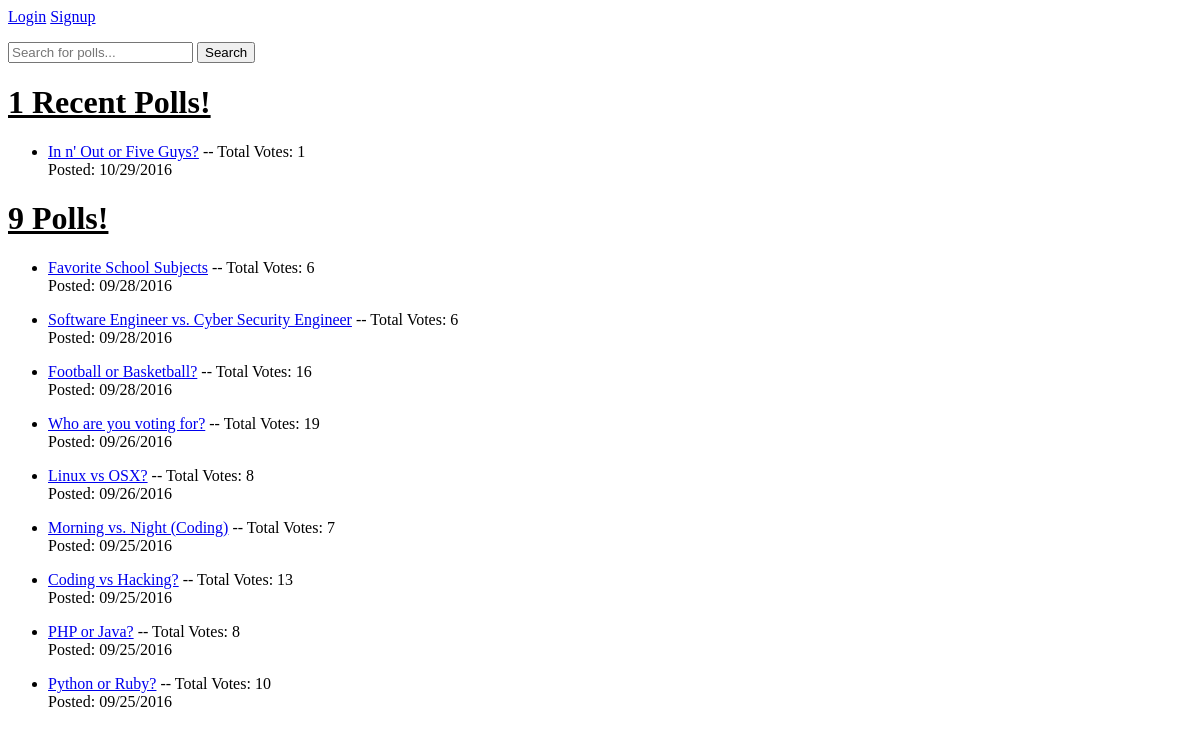
Before: /polls/ with the older database file.
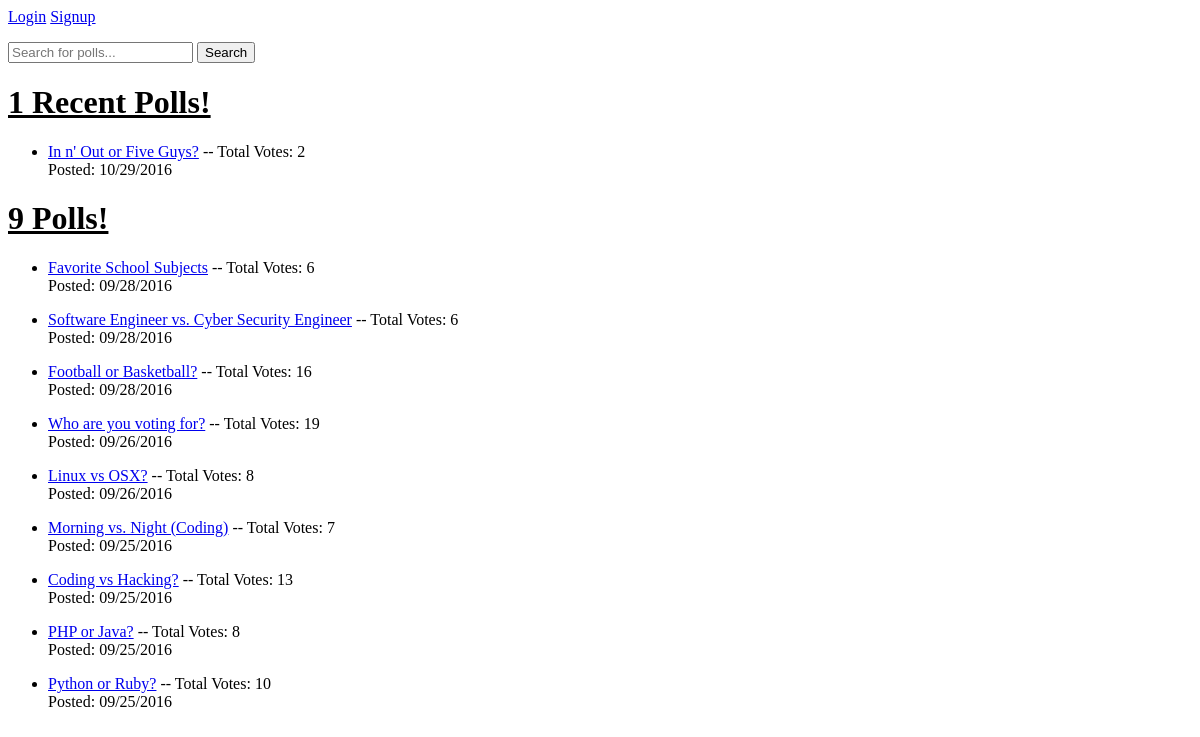
After: the same page with the newer database file.
### polls/models.py (models this page shows, shortened)
class Question(models.Model):
	question_text = models.CharField(max_length=200)
	pub_date = models.DateTimeField('date published')
	def was_published_recently(self):
		return self.pub_date >= timezone.now() - timedelta(days=1)
	def total_votes(q):
		if q.choice_set.count() == 2:
			c1 = q.choice_set.first()
			c2 = q.choice_set.last()
			calculate_votes = c1.votes + c2.votes
		elif q.choice_set.count() == 3:
			c1 = q.choice_set.all()[0]
			c2 = q.choice_set.all()[1]
			c3 = q.choice_set.all()[2]
			calculate_votes = c1.votes + c2.votes + c3.votes
		else:
			error = 'None'
			return error
		return calculate_votes
	def post_date(q):
		return q.pub_date.strftime("%m/%d/%Y")

class Choice(models.Model):
	question = models.ForeignKey(Question, on_delete=models.CASCADE)
	choice_text = models.CharField(max_length=200)
	votes = models.IntegerField(default=0)

### polls/views.py (the view)
def index(request):
    recent_q = Question.objects.filter(pub_date__range=(datetime.now()
        - timedelta(hours=48),datetime.now())).order_by('-pub_date')
    questioned = Question.objects.order_by('-pub_date')[recent_q.count():15]
    context = {'questioned': questioned,
                'recent_q': recent_q}
    return render(request, 'polls/index.html', context)

### polls/templates/polls/index.html
{% if user.is_active %}
	{{ user.email }}
	<a href="{% url 'polls:logout' %}">Logout</a><p>
{% else %}
	<a href="{% url 'polls:login' %}">Login</a>
	<a href="{% url 'polls:signup' %}">Signup</a><p>
{% endif %}
<form method="get" action="{% url 'polls:search_results'%}" class="navbar-form pull-right">
	<input type="text" id="searchBox" class="input-medium search-query" name="q" placeholder="Search for polls...">
	<input type="submit" class="btn" value="Search" >
</form>
{% if recent_q %}
	{% if recent_q.first.was_published_recently %}
	<h1><u>{{ recent_q.count }} Most Recent Polls!</u></h1>
	{% else %}
	<h1><u>{{ recent_q.count }} Recent Polls!</u></h1>
	{% endif %}
	{% for x in recent_q %}
	<ul>
	<li>
		<a href="{% url 'polls:detail' x.id %}">{{ x.question_text }}</a><a> -- Total Votes: {{ x.total_votes }}</a><br />
		<a>Posted: {{ x.post_date }}</a>
	</li>
	</ul>
	{% endfor %}
{% else %}
	<h4>No Recent Polls.</h4>
{% endif %}
{% if questioned %}
	<h1><u>{{ questioned.count }} Polls!</u></h1>
	{% for question in questioned %}
	<ul>
	<li>
		<a href="{% url 'polls:detail' question.id %}">{{ question.question_text }}</a><a> -- Total Votes: {{ question.total_votes }}</a><br />
		<a>Posted: {{ question.post_date }}</a>
	</li>
	</ul>
	{% endfor %}
{% else %}
	<h4>No polls are available.</h4>
{% endif %}

Changed rows visible on the page:
changed through a linked row, Question "In n' Out or Five Guys?": total_votes "1" → "2"
